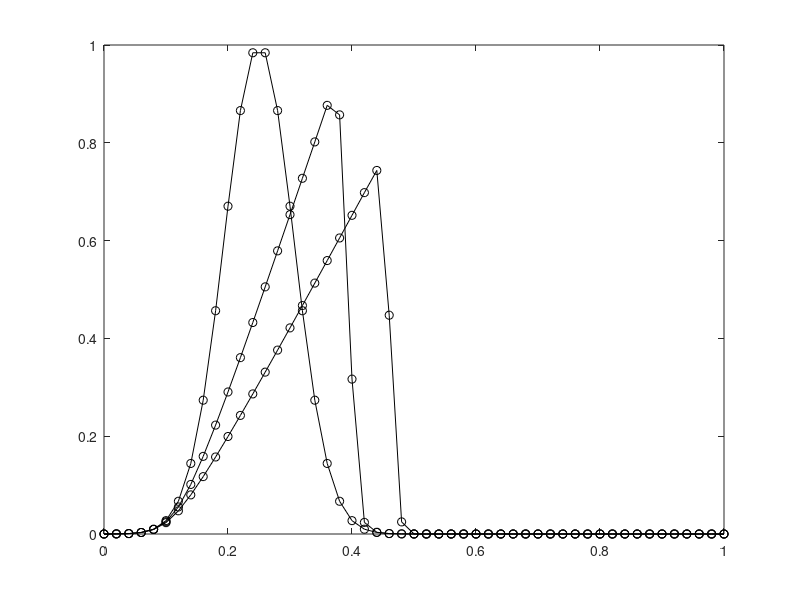

MATLAB code for this plot:
% SHOCK will be a code that demos upwind and flux-limited on Burger's eqn

% uses upwind scheme (4.56) from M&M:
%   Unew(j) = U(j) - (dt / (2 * dx)) * ( (1 - sgn(A_+)) (F(j+1) - F(j))
%                                       + (1 - sgn(A_-)) (F(j) - F(j+1)) )
% where by (4.52) we have F(j) = U(j)^2 / 2 and
%   A_+ = (F(j+1) - F(j)) / (U(j+1) - U(j))
%   A_- = (F(j) - F(j-1)) / (U(j) - U(j-1))


uinit = @(x) exp(-10 * (4 * x - 1).^2);

dx = 0.02;   % HUH?
x = 0:dx:1.0;
JJ = length(x)-1;

%[xx,tt] = meshgrid(x,x);
%uu = uinit(x0char(xx,tt));
%mesh(xx,tt,uu)

tf = [0.0 0.15 0.3];
t = 0.0;
ii = 1;
U = uinit(x);
while t < tf(end)
  if t >= tf(ii)
    plot(x,U,'ko-'),  hold on
    ii = ii + 1;
  end
  amax = max(U);
  dt = dx / amax;   % use nu = amax dt / dx = 1
  if t + dt > tf(ii)
    dt = tf(ii) - t;
  end
  nu = 0.5 * dt / dx;

  Unew = U;
  F = 0.5 * U.^2;
  for j = 2:JJ-1
    if U(j+1) == U(j)
      Aplus = U(j);
    else
      Aplus  = (F(j+1) - F(j)) / (U(j+1) - U(j));
    end
    if U(j) == U(j-1)
      Aminus = U(j);
    else
      Aminus = (F(j) - F(j-1)) / (U(j) - U(j-1));
    end
    tmp = (1 - sign(Aplus)) * (F(j+1) - F(j)) + (1 + sign(Aminus)) * (F(j) - F(j-1));
    Unew(j) = U(j) - nu * tmp;
  end
  % left endpoint: upwind if U<0 otherwise set to zero
  if U(1) >= 0.0
    Unew(1) = 0.0;
  else
    Unew(1) = U(1) - (U(1) * dt / dx) * (U(2) - U(1));
  end
  % right endpoint: upwind if U>=0 otherwise set to zero
  if U(JJ) >= 0.0
    Unew(JJ) = U(JJ) - (U(JJ) * dt / dx) * (U(JJ) - U(JJ-1));
  else
    Unew(JJ) = 0.0;
  end
  t = t + dt;
  U = Unew;
end
plot(x,U,'ko-'),  hold off
